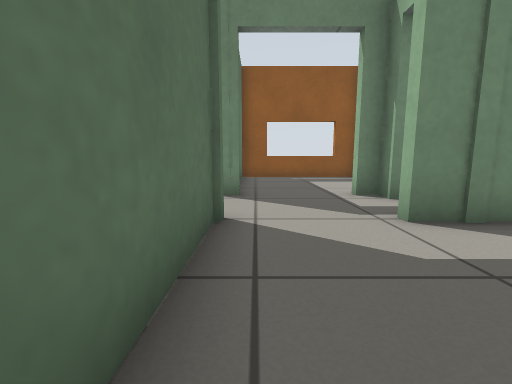
view 1 (above)

14 first-person views from a walk through a Gazebo world. The camera is 0.5 m above the floor, tilts 8° down and sees 90° across. The floor is counted in squares, 0.5 m on a side. Each view is taken from the middle of a square. On the plan, view 1 faces up. The plan holds only what a view shows up to about 11 squares ahead; the rest is blank. Gazebo's built-in surfaces are drawn with simple patterns.

view 2
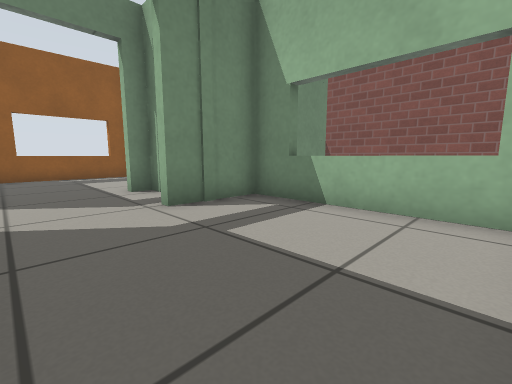

view 3
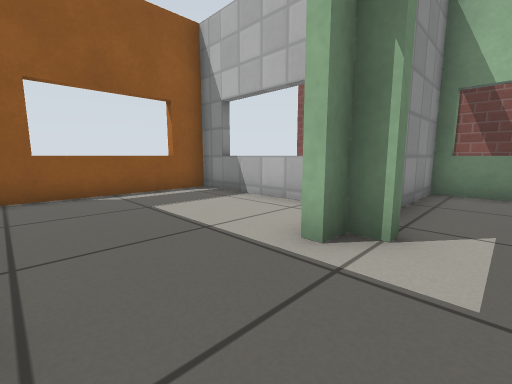

view 4
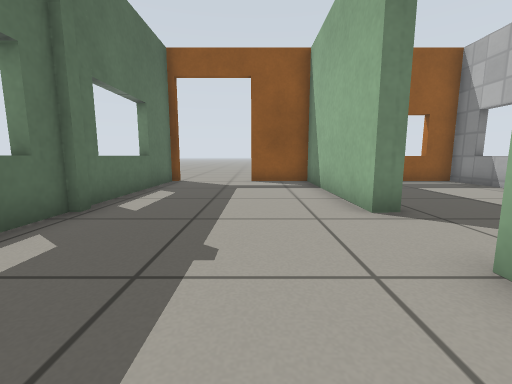

view 5
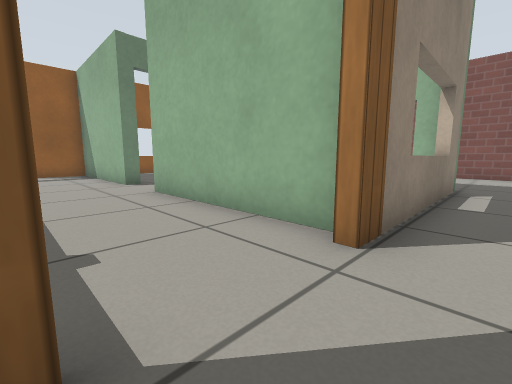

view 6
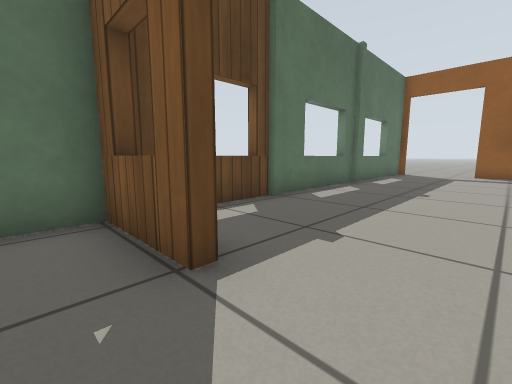

view 7
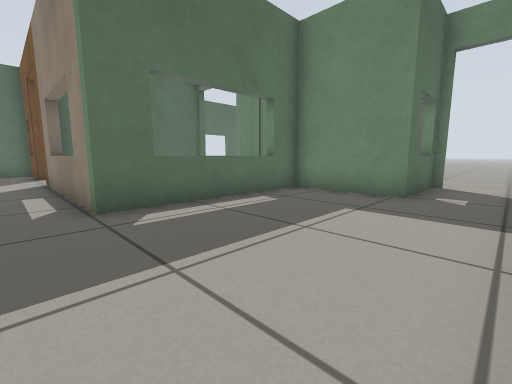

view 8
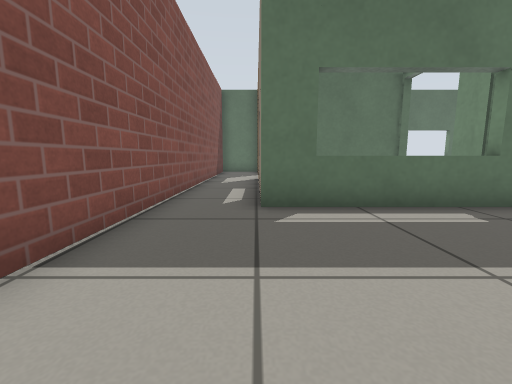

view 9
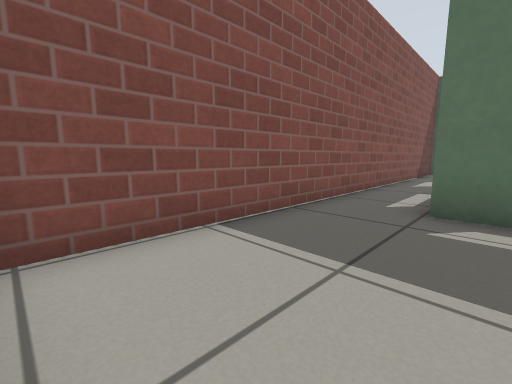

view 10
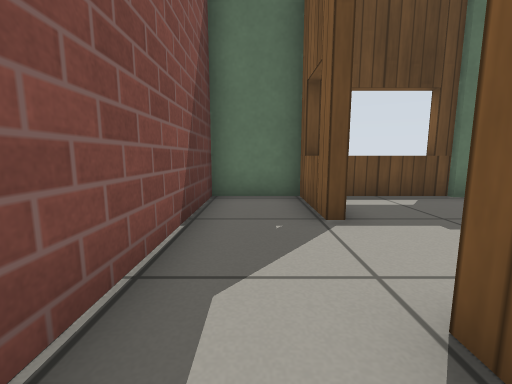

view 11
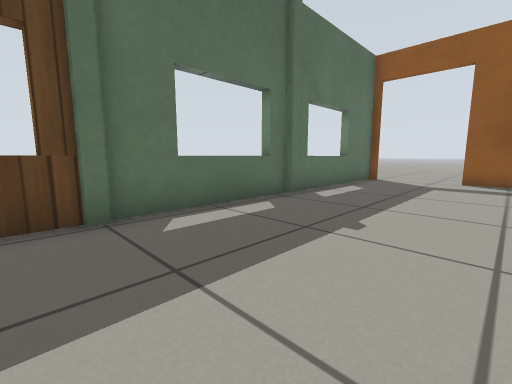

view 12
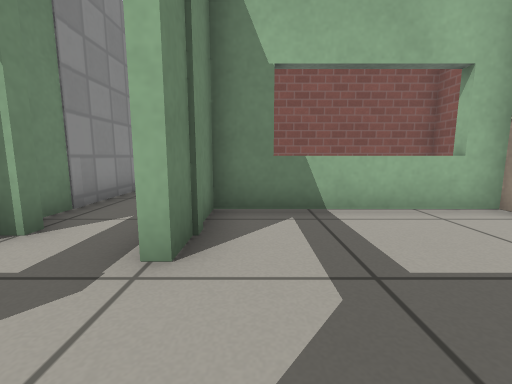

view 13
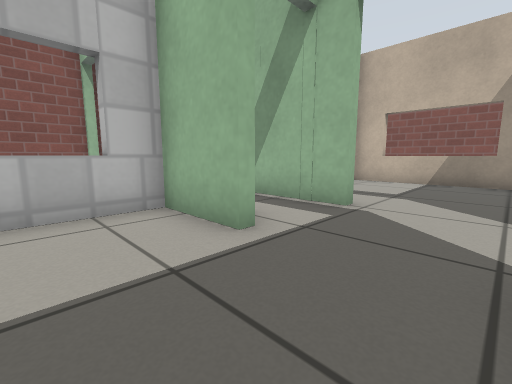

view 14
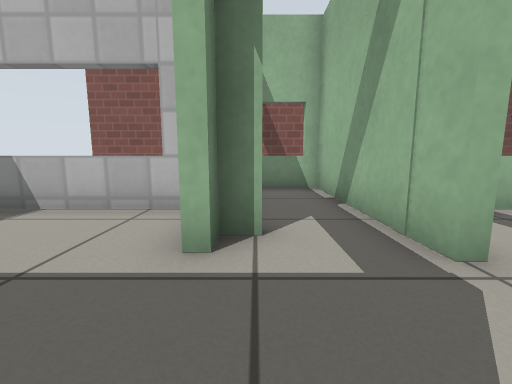

### Floor plan
Ten units are one square. View 1 is at (0, 0); x grows to the right and y downward. Boxes are objects, and circles mark ways between rooms. Rooms are numbered by the first view taken in them; rooms with no view inside come last. Other rooms are left out.
<svg viewBox="-68 -128 178 174">
<path fill="none" stroke="#000" d="M-1 16 48 16 48 -38 22 -38M-6 -41 -6 -5M-4 -65 -9 -65 -9 -122 -32 -122M-63 -66 -63 -21M-63 -19 -63 15M31 -59 31 -65M-9 15 -9 -41M-63 -123 -63 -70M83 -65 83 -38 51 -38 51 19 -13 19M-39 19 -63 19 -63 41 105 41 105 -71M26 -68 48 -68 48 -122 -1 -122M23 -41 80 -41 80 -65 40 -65"/>
<circle cx="20" cy="-45" r="3" fill="#2a7"/>
<circle cx="-30" cy="20" r="3" fill="#2a7"/>
<circle cx="10" cy="-70" r="3" fill="#2a7"/>
<text x="20" y="-10">1</text>
<text x="-30" y="-50">2</text>
<text x="60" y="0">3</text>
<text x="20" y="-100">4</text>
<text x="50" y="-60">5</text>
</svg>
Room 1 opens to room 2. Room 2 opens to room 3. Room 2 opens to room 4.

Where each view was taken, in squares from view 1:
view 1: 0 up, 0 right, facing up
view 2: 1 down, 0 right, facing up-right
view 3: 5 up, 0 right, facing up-right
view 4: 2 up, 3 left, facing up
view 5: 3 down, 4 left, facing up-right
view 6: 3 down, 2 left, facing up-left
view 7: 3 down, 10 right, facing up-left
view 8: 2 down, 10 right, facing left
view 9: 1 down, 10 right, facing down-left
view 10: 3 down, 0 right, facing left
view 11: 1 up, 2 left, facing up-left
view 12: 3 up, 0 right, facing right
view 13: 9 up, 0 right, facing down-right
view 14: 6 up, 0 right, facing right
